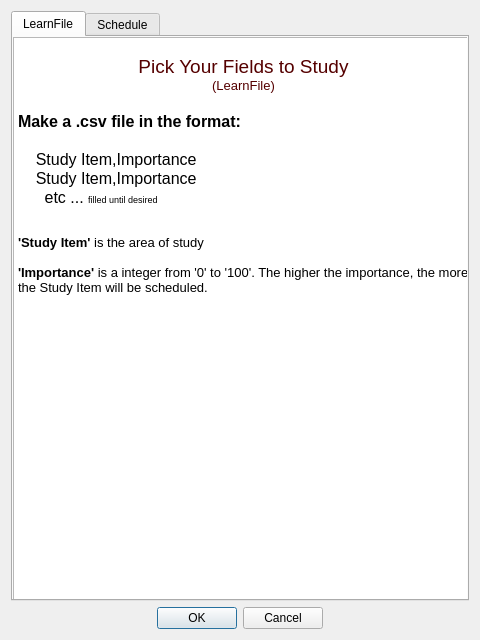
<?xml version="1.0" encoding="UTF-8"?>
<ui version="4.0">
 <class>Dialog</class>
 <widget class="QDialog" name="Dialog">
  <property name="geometry">
   <rect>
    <x>0</x>
    <y>0</y>
    <width>480</width>
    <height>640</height>
   </rect>
  </property>
  <property name="windowTitle">
   <string>Dialog</string>
  </property>
  <layout class="QVBoxLayout" name="verticalLayout_2">
   <item>
    <layout class="QVBoxLayout" name="verticalLayout">
     <item>
      <widget class="QTabWidget" name="tabWidget">
       <property name="currentIndex">
        <number>0</number>
       </property>
       <widget class="QWidget" name="tab">
        <attribute name="title">
         <string>LearnFile</string>
        </attribute>
        <widget class="QTextBrowser" name="textBrowser">
         <property name="geometry">
          <rect>
           <x>0</x>
           <y>0</y>
           <width>461</width>
           <height>571</height>
          </rect>
         </property>
         <property name="html">
          <string>&lt;!DOCTYPE HTML PUBLIC &quot;-//W3C//DTD HTML 4.0//EN&quot; &quot;http://www.w3.org/TR/REC-html40/strict.dtd&quot;&gt;
&lt;html&gt;&lt;head&gt;&lt;meta name=&quot;qrichtext&quot; content=&quot;1&quot; /&gt;&lt;style type=&quot;text/css&quot;&gt;
p, li { white-space: pre-wrap; }
&lt;/style&gt;&lt;/head&gt;&lt;body style=&quot; font-family:'MS Shell Dlg 2'; font-size:8.25pt; font-weight:400; font-style:normal;&quot;&gt;
&lt;p style=&quot;-qt-paragraph-type:empty; margin-top:0px; margin-bottom:0px; margin-left:0px; margin-right:0px; -qt-block-indent:0; text-indent:0px;&quot;&gt;&lt;br /&gt;&lt;/p&gt;
&lt;p align=&quot;center&quot; style=&quot; margin-top:0px; margin-bottom:0px; margin-left:0px; margin-right:0px; -qt-block-indent:0; text-indent:0px;&quot;&gt;&lt;span style=&quot; font-size:14pt; color:#550000;&quot;&gt;Pick Your Fields to Study&lt;/span&gt;&lt;/p&gt;
&lt;p align=&quot;center&quot; style=&quot; margin-top:0px; margin-bottom:0px; margin-left:0px; margin-right:0px; -qt-block-indent:0; text-indent:0px;&quot;&gt;&lt;span style=&quot; font-size:10pt; color:#550000;&quot;&gt;(LearnFile)&lt;/span&gt;&lt;/p&gt;
&lt;p style=&quot;-qt-paragraph-type:empty; margin-top:0px; margin-bottom:0px; margin-left:0px; margin-right:0px; -qt-block-indent:0; text-indent:0px; font-size:12pt; font-weight:600;&quot;&gt;&lt;br /&gt;&lt;/p&gt;
&lt;p style=&quot; margin-top:0px; margin-bottom:0px; margin-left:0px; margin-right:0px; -qt-block-indent:0; text-indent:0px;&quot;&gt;&lt;span style=&quot; font-size:12pt; font-weight:600;&quot;&gt;Make a .csv file in the format:&lt;/span&gt;&lt;/p&gt;
&lt;p style=&quot;-qt-paragraph-type:empty; margin-top:0px; margin-bottom:0px; margin-left:0px; margin-right:0px; -qt-block-indent:0; text-indent:0px; font-size:12pt; font-weight:600;&quot;&gt;&lt;br /&gt;&lt;/p&gt;
&lt;p style=&quot; margin-top:0px; margin-bottom:0px; margin-left:0px; margin-right:0px; -qt-block-indent:0; text-indent:0px;&quot;&gt;&lt;span style=&quot; font-size:12pt;&quot;&gt;    Study Item,Importance&lt;/span&gt;&lt;/p&gt;
&lt;p style=&quot; margin-top:0px; margin-bottom:0px; margin-left:0px; margin-right:0px; -qt-block-indent:0; text-indent:0px;&quot;&gt;&lt;span style=&quot; font-size:12pt;&quot;&gt;    Study Item,Importance&lt;/span&gt;&lt;/p&gt;
&lt;p style=&quot; margin-top:0px; margin-bottom:0px; margin-left:0px; margin-right:0px; -qt-block-indent:0; text-indent:0px;&quot;&gt;&lt;span style=&quot; font-size:12pt;&quot;&gt;      etc ... &lt;/span&gt;&lt;span style=&quot; font-size:7pt;&quot;&gt;filled until desired&lt;/span&gt;&lt;/p&gt;
&lt;p style=&quot;-qt-paragraph-type:empty; margin-top:0px; margin-bottom:0px; margin-left:0px; margin-right:0px; -qt-block-indent:0; text-indent:0px; font-family:'MS Sans Serif'; font-size:8pt;&quot;&gt;&lt;br /&gt;&lt;/p&gt;
&lt;p style=&quot;-qt-paragraph-type:empty; margin-top:0px; margin-bottom:0px; margin-left:0px; margin-right:0px; -qt-block-indent:0; text-indent:0px; font-size:10pt;&quot;&gt;&lt;br /&gt;&lt;/p&gt;
&lt;p style=&quot; margin-top:0px; margin-bottom:0px; margin-left:0px; margin-right:0px; -qt-block-indent:0; text-indent:0px;&quot;&gt;&lt;span style=&quot; font-size:10pt; font-weight:600;&quot;&gt;'Study Item' &lt;/span&gt;&lt;span style=&quot; font-size:10pt;&quot;&gt;is the area of study &lt;/span&gt;&lt;/p&gt;
&lt;p style=&quot;-qt-paragraph-type:empty; margin-top:0px; margin-bottom:0px; margin-left:0px; margin-right:0px; -qt-block-indent:0; text-indent:0px; font-size:10pt;&quot;&gt;&lt;br /&gt;&lt;/p&gt;
&lt;p style=&quot; margin-top:0px; margin-bottom:0px; margin-left:0px; margin-right:0px; -qt-block-indent:0; text-indent:0px;&quot;&gt;&lt;span style=&quot; font-size:10pt; font-weight:600;&quot;&gt;'Importance' &lt;/span&gt;&lt;span style=&quot; font-size:10pt;&quot;&gt;is a integer from '0' to '100'. The higher the importance, the more the Study Item will be scheduled.&lt;/span&gt;&lt;/p&gt;&lt;/body&gt;&lt;/html&gt;</string>
         </property>
        </widget>
       </widget>
       <widget class="QWidget" name="tab_2">
        <attribute name="title">
         <string>Schedule</string>
        </attribute>
        <widget class="QTextBrowser" name="textBrowser_2">
         <property name="geometry">
          <rect>
           <x>0</x>
           <y>0</y>
           <width>461</width>
           <height>571</height>
          </rect>
         </property>
         <property name="html">
          <string>&lt;!DOCTYPE HTML PUBLIC &quot;-//W3C//DTD HTML 4.0//EN&quot; &quot;http://www.w3.org/TR/REC-html40/strict.dtd&quot;&gt;
&lt;html&gt;&lt;head&gt;&lt;meta name=&quot;qrichtext&quot; content=&quot;1&quot; /&gt;&lt;style type=&quot;text/css&quot;&gt;
p, li { white-space: pre-wrap; }
&lt;/style&gt;&lt;/head&gt;&lt;body style=&quot; font-family:'MS Shell Dlg 2'; font-size:8.25pt; font-weight:400; font-style:normal;&quot;&gt;
&lt;p style=&quot;-qt-paragraph-type:empty; margin-top:0px; margin-bottom:0px; margin-left:0px; margin-right:0px; -qt-block-indent:0; text-indent:0px;&quot;&gt;&lt;br /&gt;&lt;/p&gt;
&lt;p align=&quot;center&quot; style=&quot; margin-top:0px; margin-bottom:0px; margin-left:0px; margin-right:0px; -qt-block-indent:0; text-indent:0px;&quot;&gt;&lt;span style=&quot; font-size:14pt; color:#550000;&quot;&gt;Availability Schedule&lt;/span&gt;&lt;/p&gt;
&lt;p align=&quot;center&quot; style=&quot; margin-top:0px; margin-bottom:0px; margin-left:0px; margin-right:0px; -qt-block-indent:0; text-indent:0px;&quot;&gt;&lt;span style=&quot; font-size:10pt; color:#550000;&quot;&gt;(Schedule File)&lt;/span&gt;&lt;/p&gt;
&lt;p style=&quot;-qt-paragraph-type:empty; margin-top:0px; margin-bottom:0px; margin-left:0px; margin-right:0px; -qt-block-indent:0; text-indent:0px; font-size:12pt;&quot;&gt;&lt;br /&gt;&lt;/p&gt;
&lt;p style=&quot; margin-top:0px; margin-bottom:0px; margin-left:0px; margin-right:0px; -qt-block-indent:0; text-indent:0px;&quot;&gt;&lt;span style=&quot; font-size:12pt; font-weight:600;&quot;&gt;Make a .csv file in the format:&lt;/span&gt;&lt;/p&gt;
&lt;p style=&quot;-qt-paragraph-type:empty; margin-top:0px; margin-bottom:0px; margin-left:0px; margin-right:0px; -qt-block-indent:0; text-indent:0px; font-size:12pt; font-weight:600;&quot;&gt;&lt;br /&gt;&lt;/p&gt;
&lt;p style=&quot; margin-top:0px; margin-bottom:0px; margin-left:0px; margin-right:0px; -qt-block-indent:0; text-indent:0px;&quot;&gt;&lt;span style=&quot; font-size:12pt;&quot;&gt;    ,M,Tu,W,Th,F,Sa,Su&lt;/span&gt;&lt;/p&gt;
&lt;p style=&quot; margin-top:0px; margin-bottom:0px; margin-left:0px; margin-right:0px; -qt-block-indent:0; text-indent:0px;&quot;&gt;&lt;span style=&quot; font-size:12pt;&quot;&gt;    12AM,,,,,,,&lt;/span&gt;&lt;/p&gt;
&lt;p style=&quot; margin-top:0px; margin-bottom:0px; margin-left:0px; margin-right:0px; -qt-block-indent:0; text-indent:0px;&quot;&gt;&lt;span style=&quot; font-size:12pt;&quot;&gt;    1AM,,,,,,,&lt;/span&gt;&lt;/p&gt;
&lt;p style=&quot; margin-top:0px; margin-bottom:0px; margin-left:0px; margin-right:0px; -qt-block-indent:0; text-indent:0px;&quot;&gt;&lt;span style=&quot; font-size:12pt;&quot;&gt;      etc ... &lt;/span&gt;&lt;span style=&quot; font-size:7pt;&quot;&gt;filled until 11PM*&lt;/span&gt;&lt;/p&gt;
&lt;p style=&quot;-qt-paragraph-type:empty; margin-top:0px; margin-bottom:0px; margin-left:0px; margin-right:0px; -qt-block-indent:0; text-indent:0px; font-family:'MS Sans Serif'; font-size:8pt;&quot;&gt;&lt;br /&gt;&lt;/p&gt;
&lt;p style=&quot; margin-top:0px; margin-bottom:0px; margin-left:0px; margin-right:0px; -qt-block-indent:0; text-indent:0px;&quot;&gt;&lt;span style=&quot; font-size:10pt;&quot;&gt;Enter &lt;/span&gt;&lt;span style=&quot; font-size:10pt; font-weight:600;&quot;&gt;'FREE'&lt;/span&gt;&lt;span style=&quot; font-size:10pt;&quot;&gt; into any cell that corresponds with your free time.&lt;/span&gt;&lt;/p&gt;
&lt;p style=&quot;-qt-paragraph-type:empty; margin-top:0px; margin-bottom:0px; margin-left:0px; margin-right:0px; -qt-block-indent:0; text-indent:0px;&quot;&gt;&lt;br /&gt;&lt;/p&gt;
&lt;p style=&quot; margin-top:0px; margin-bottom:0px; margin-left:0px; margin-right:0px; -qt-block-indent:0; text-indent:0px;&quot;&gt;&lt;span style=&quot; font-size:10pt;&quot;&gt;Use the Provided Template.&lt;/span&gt;&lt;/p&gt;&lt;/body&gt;&lt;/html&gt;</string>
         </property>
        </widget>
       </widget>
      </widget>
     </item>
     <item alignment="Qt::AlignHCenter|Qt::AlignVCenter">
      <widget class="QDialogButtonBox" name="buttonBox">
       <property name="sizePolicy">
        <sizepolicy hsizetype="Fixed" vsizetype="Fixed">
         <horstretch>0</horstretch>
         <verstretch>0</verstretch>
        </sizepolicy>
       </property>
       <property name="orientation">
        <enum>Qt::Horizontal</enum>
       </property>
       <property name="standardButtons">
        <set>QDialogButtonBox::Cancel|QDialogButtonBox::Ok</set>
       </property>
      </widget>
     </item>
    </layout>
   </item>
  </layout>
 </widget>
 <resources/>
 <connections>
  <connection>
   <sender>buttonBox</sender>
   <signal>accepted()</signal>
   <receiver>Dialog</receiver>
   <slot>accept()</slot>
   <hints>
    <hint type="sourcelabel">
     <x>248</x>
     <y>254</y>
    </hint>
    <hint type="destinationlabel">
     <x>157</x>
     <y>274</y>
    </hint>
   </hints>
  </connection>
  <connection>
   <sender>buttonBox</sender>
   <signal>rejected()</signal>
   <receiver>Dialog</receiver>
   <slot>reject()</slot>
   <hints>
    <hint type="sourcelabel">
     <x>316</x>
     <y>260</y>
    </hint>
    <hint type="destinationlabel">
     <x>286</x>
     <y>274</y>
    </hint>
   </hints>
  </connection>
 </connections>
</ui>
